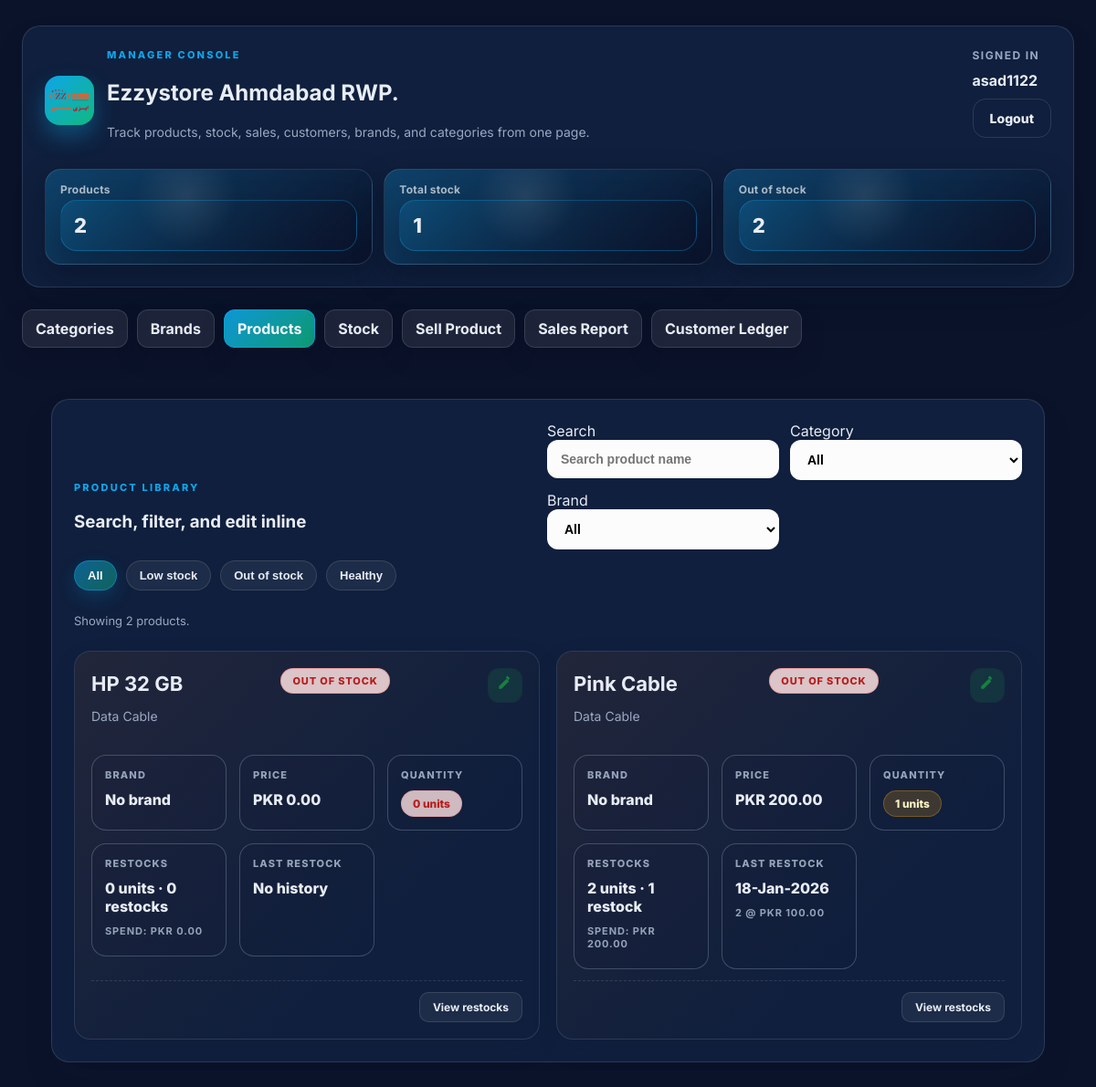
Screenshot of /manager/ (signed in) with the database file from the repository.
### tables this page shows
CREATE TABLE shops (
          id          INTEGER PRIMARY KEY AUTOINCREMENT,
          name        TEXT NOT NULL UNIQUE,
          created_by  INTEGER NOT NULL,
          created_at  TEXT NOT NULL DEFAULT (datetime('now')),
          FOREIGN KEY (created_by) REFERENCES users(id) ON DELETE RESTRICT
        );

CREATE TABLE products ( id INTEGER PRIMARY KEY AUTOINCREMENT, shop_id INTEGER NOT NULL, brand_id INTEGER, category_id INTEGER, name TEXT NOT NULL, price REAL NOT NULL DEFAULT 0 CHECK(price >= 0), quantity INTEGER NOT NULL DEFAULT 0 CHECK(quantity >= 0), created_at TEXT NOT NULL DEFAULT (datetime('now')), reorder_level INTEGER NOT NULL DEFAULT 3, FOREIGN KEY (shop_id) REFERENCES shops(id) ON DELETE CASCADE, FOREIGN KEY (brand_id) REFERENCES brands(id) ON DELETE SET NULL, FOREIGN KEY (category_id) REFERENCES categories(id) ON DELETE SET NULL, UNIQUE(shop_id, name) );

CREATE TABLE categories (
          id         INTEGER PRIMARY KEY AUTOINCREMENT,
          shop_id    INTEGER NOT NULL,
          name       TEXT NOT NULL,
          created_at TEXT NOT NULL DEFAULT (datetime('now')),
          FOREIGN KEY (shop_id) REFERENCES shops(id) ON DELETE CASCADE,
          UNIQUE(shop_id, name)
        );

CREATE TABLE stock_batches (
          id             INTEGER PRIMARY KEY AUTOINCREMENT,
          shop_id        INTEGER NOT NULL,
          product_id     INTEGER NOT NULL,
          quantity       INTEGER NOT NULL CHECK(quantity > 0),
          purchase_rate  REAL NOT NULL CHECK(purchase_rate >= 0),
          batch_date     TEXT NOT NULL,
          created_at     TEXT NOT NULL DEFAULT (datetime('now')), sale_price REAL NOT NULL DEFAULT 0,
          FOREIGN KEY (shop_id)    REFERENCES shops(id) ON DELETE CASCADE,
          FOREIGN KEY (product_id) REFERENCES products(id) ON DELETE CASCADE
        );

### app/manager/routes.py (the view)
@manager_bp.route("/", methods=["GET"])
@manager_required
def dashboard():
    db = get_db()
    shop = _get_manager_shop(db)
    if not shop:
        flash("No shop assigned to this manager account.", "error")
        return redirect(url_for("auth.logout"))
    page_param = request.args.get("page")
    report_params = request.args.get("sales_report_start") or request.args.get("sales_report_end")
    active_page = page_param or ("reports" if report_params else "products")
    show_module_cards = False
    ctx = _build_manager_context(db, shop, active_page)
    ctx["show_module_cards"] = show_module_cards
    return render_template("manager.html", **ctx)

### app/templates/manager.html (shortened to what this page needs)
<!doctype html>
<html lang="en">
<head>
  <link rel="stylesheet" href="{{ url_for('static', filename='css/style.css') }}">
  <link rel="stylesheet" href="{{ url_for('static', filename='css/manager.css') }}">
</head>
<body class="manager-body">
<div class="manager-page">
  {% set active_page = active_page or 'products' %}
  <section class="dashboard-card card">
    <div class="dashboard-top">
      <div class="dashboard-brand">
        <div class="logo-circle">
          <img src="{{ url_for('static', filename='img/ezzystore-logo.png') }}" alt="Ezzystore logo">
        </div>
        <div>
          <p class="eyebrow">Manager Console</p>
          <h1>{{ shop.name }}</h1>
          <p class="muted">Track products, stock, sales, customers, brands, and categories from one page.</p>
        </div>
      </div>
      <div class="dashboard-user">
        <span class="tiny-label">Signed in</span>
        <strong>{{ session.username }}</strong>
        <a class="btn btn-ghost" href="{{ url_for('auth.logout') }}">Logout</a>
      </div>
    </div>
    <div class="dashboard-quick-stats">
      <div class="mini-stat">
        <p class="muted tiny">Products</p>
        <p class="stat">{{ total_products }}</p>
      </div>
      <div class="mini-stat">
        <p class="muted tiny">Total stock</p>
        <p class="stat">{{ total_stock }}</p>
      </div>
      <div class="mini-stat">
        <p class="muted tiny">Out of stock</p>
        <p class="stat">{{ out_of_stock }}</p>
      </div>
    </div>
  </section>
  <nav class="module-nav" aria-label="Manager navigation">
    <a href="{{ url_for('manager.categories_page') }}" class="{% if active_page == 'categories' %}active{% endif %}">Categories</a>
    <a href="{{ url_for('manager.brands_page') }}" class="{% if active_page == 'brands' %}active{% endif %}">Brands</a>
    <a href="{{ url_for('manager.products_page') }}" class="{% if active_page == 'products' %}active{% endif %}">Products</a>
    <a href="{{ url_for('manager.stock_page') }}" class="{% if active_page == 'stock' %}active{% endif %}">Stock</a>
    <a href="{{ url_for('manager.sales_page') }}" class="{% if active_page == 'sales' %}active{% endif %}">Sell Product</a>
    <a href="{{ url_for('manager.reports_page') }}" class="{% if active_page == 'reports' %}active{% endif %}">Sales Report</a>
    <a href="{{ url_for('manager.customers_page') }}" class="{% if active_page == 'customers' %}active{% endif %}">Customer Ledger</a>
  </nav>
  <main class="manager-main">
    {% if active_page == 'products' %}
    <section class="manager-section" data-fragment="manage" id="manageSection">
      <div class="card manage-products-card">
        <div class="product-toolbar">
          <div>
            <p class="eyebrow">Product library</p>
            <h3>Search, filter, and edit inline</h3>
          </div>
          <div class="product-toolbar-filters">
            <label class="field">
              <span>Search</span>
              <input type="search" id="productSearch" placeholder="Search product name" autocomplete="off">
            </label>
            <label class="field">
              <span>Category</span>
              <select id="productCategoryFilter">
                <option value="">All</option>
              </select>
            </label>
            <label class="field">
              <span>Brand</span>
              <select id="productBrandFilter">
                <option value="">All</option>
              </select>
            </label>
          </div>
        </div>
        {% if products %}
          <div class="filter-chips" role="group" aria-label="Stock filters">
            <button class="chip active" type="button" data-stock-filter="">All</button>
            <button class="chip" type="button" data-stock-filter="low">Low stock</button>
            <button class="chip" type="button" data-stock-filter="out">Out of stock</button>
            <button class="chip" type="button" data-stock-filter="ok">Healthy</button>
          </div>
          <p class="muted mini" id="visibleProductCount">
          </p>
          <div class="product-grid manage-product-grid" id="productGrid">
            {% for p in products %}
          {% set reorder_level = p.reorder_level or 3 %}
          {% set stock_state = 'ok' %}
          {% set stock_label = 'Healthy stock' %}
          {% if p.quantity <= reorder_level %}
            {% set stock_state = 'out' %}
            {% set stock_label = 'Out of stock' %}
          {% elif p.quantity <= reorder_level + 2 %}
            {% set stock_state = 'low' %}
            {% set stock_label = 'Low stock' %}
          {% endif %}
              {% set purchase_summary = product_purchase_summary.get(p.id) %}
              {% set purchase_previews = product_purchase_previews.get(p.id, []) %}
              <article
                class="product-card product-card-tile manage-product-card"
                data-product-card
                data-product-name="{{ p.name | lower }}"
                data-product-category="{{ p.category_id if p.category_id is not none else 'none' }}"
                data-product-brand="{{ p.brand_id if p.brand_id is not none else 'none' }}"
                data-product-reorder="{{ reorder_level }}"
                data-product-stock="{{ stock_state }}">
                <div class="product-card-head">
                  <div>
                    <h3>{{ p.name }}</h3>
                    <p class="muted">{{ p.category_name or 'Uncategorized' }}</p>
                  </div>
                  <span class="product-stock-badge {{ stock_state }}">{{ stock_label }}</span>
                  <div class="tile-actions">
                    <button class="icon-btn icon-edit" type="button" aria-label="Edit {{ p.name }}"
                            data-edit-product
                            data-product-id="{{ p.id }}"
                            data-product-name="{{ p.name }}"
                            data-product-brand="{{ p.brand_id or '' }}"
                            data-product-category="{{ p.category_id or '' }}"
                            data-product-reorder="{{ reorder_level }}">
                      <svg viewBox="0 0 24 24" aria-hidden="true" focusable="false">
                        <path d="M3 17.25V21h3.75L17.81 9.94l-3.75-3.75L3 17.25zm13.71-9.04 1.83-1.83a1 1 0 0 0 0-1.41l-2.34-2.34a1 1 0 0 0-1.41 0l-1.83 1.83 3.75 3.75z" fill="currentColor"/>
                      </svg>
                    </button>
                  </div>
                </div>
                <div class="product-tile-meta">
                  <div class="product-mini-card">
                    <p class="mini-label">Brand</p>
                    <p class="mini-value">{{ p.brand_name or 'No brand' }}</p>
                  </div>
                  <div class="product-mini-card">
                    <p class="mini-label">Price</p>
                    <p class="mini-value">PKR {{ '%.2f'|format(p.price) }}</p>
                  </div>
                  <div class="product-mini-card">
                    <p class="mini-label">Quantity</p>
                    <p class="mini-value">
                      <span class="pill
                        {% if p.quantity == 0 %}warn
                        {% elif p.quantity <= 5 %}low
                        {% else %}ok
                        {% endif %}">
                        {{ p.quantity }} units
                    </span>
                  </p>
                </div>
                  <div class="product-mini-card">
                    <p class="mini-label">Restocks</p>
                    <p class="mini-value">
                      {{ purchase_summary["total_quantity"] if purchase_summary else 0 }} units ·
                      {{ purchase_summary["total_batches"] if purchase_summary else 0 }} restock{{ '' if purchase_summary and purchase_summary["total_batches"] == 1 else 's' }}
                    </p>
                    <p class="mini-label muted">
                      Spend: PKR {{ '%.2f'|format(purchase_summary["total_spend"]) if purchase_summary else '0.00' }}
                    </p>
                  </div>
                  <div class="product-mini-card">
                    <p class="mini-label">Last restock</p>
                    {% set last_preview = purchase_previews[0] if purchase_previews else None %}
                    <p class="mini-value">
                      {{ last_preview.batch_date|human_date if last_preview else 'No history' }}
                    </p>
                    {% if last_preview %}
                      <p class="mini-label muted">
                        {{ last_preview.quantity }} @ PKR {{ '%.2f'|format(last_preview.purchase_rate) }}
                      </p>
                    {% endif %}
                  </div>
                </div>
                <div class="product-card-foot">
                  <a class="btn btn-secondary btn-mini" href="{{ url_for('manager.product_purchases', product_id=p.id) }}">
                    View restocks
                  </a>
                </div>
              </article>
            {% endfor %}
          </div>
        {% else %}
          <div class="empty">
            <div class="empty-art">--</div>
            <h3>No products yet</h3>
            <p>Add products from the category or brand detail views.</p>
          </div>
        {% endif %}
      </div>
    </section>
    {% endif %}
  </main>
</div>
</body>
</html>

### rows the page displays
shops: name "Ezzystore Ahmdabad RWP."
products: name "HP 32 GB", name "Data Cable", stock_label "OUT OF STOCK", brand_name "No brand", price "0.00", quantity "0", total_batches "s", total_spend "0.00", batch_date|human_date "No history"
products: name "Pink Cable", name "Data Cable", stock_label "OUT OF STOCK", brand_name "No brand", price "200.00", quantity "1", shop "2", purchase_summary "1"
stock_batches: batch_date|human_date "18-Jan-2026", quantity "2", purchase_rate "100.00"

### other values shown
{{ session.username }} "asad1122"
{{ total_products }} "2"
{{ total_stock }} "1"
{{ out_of_stock }} "2"
